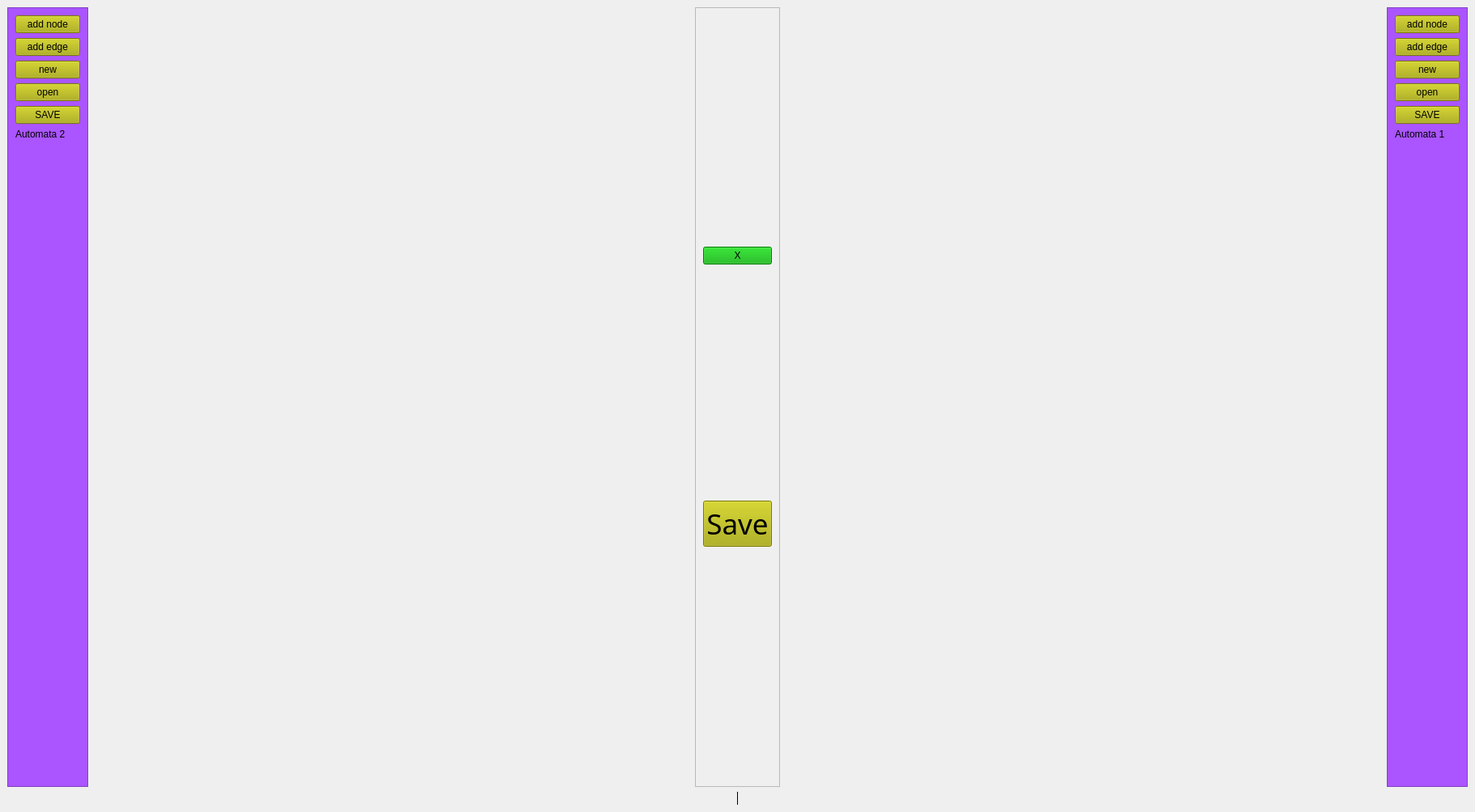
<?xml version="1.0" encoding="UTF-8"?>
<ui version="4.0">
 <class>MainWindow</class>
 <widget class="QMainWindow" name="MainWindow">
  <property name="geometry">
   <rect>
    <x>0</x>
    <y>0</y>
    <width>1823</width>
    <height>1004</height>
   </rect>
  </property>
  <property name="windowTitle">
   <string>MainWindow</string>
  </property>
  <widget class="QWidget" name="centralwidget">
   <layout class="QVBoxLayout" name="verticalLayout">
    <item>
     <layout class="QHBoxLayout" name="horizontalLayout">
      <item>
       <widget class="QFrame" name="frame_3">
        <property name="styleSheet">
         <string notr="true">background-color: rgb(170, 85, 255);</string>
        </property>
        <property name="frameShape">
         <enum>QFrame::StyledPanel</enum>
        </property>
        <property name="frameShadow">
         <enum>QFrame::Raised</enum>
        </property>
        <layout class="QVBoxLayout" name="verticalLayout_3">
         <item>
          <widget class="QPushButton" name="b_add_n2">
           <property name="styleSheet">
            <string notr="true">font: 87 8pt &quot;Arial Black&quot;;
background-color: rgb(170, 170, 0);
border-color: rgb(85, 255, 127);</string>
           </property>
           <property name="text">
            <string>add node</string>
           </property>
          </widget>
         </item>
         <item>
          <widget class="QPushButton" name="b_add_e2">
           <property name="styleSheet">
            <string notr="true">font: 87 8pt &quot;Arial Black&quot;;
background-color: rgb(170, 170, 0);
border-color: rgb(85, 255, 127);</string>
           </property>
           <property name="text">
            <string>add edge</string>
           </property>
          </widget>
         </item>
         <item>
          <widget class="QPushButton" name="b_new2">
           <property name="styleSheet">
            <string notr="true">font: 87 8pt &quot;Arial Black&quot;;
background-color: rgb(170, 170, 0);
border-color: rgb(85, 255, 127);</string>
           </property>
           <property name="text">
            <string>new</string>
           </property>
          </widget>
         </item>
         <item>
          <widget class="QPushButton" name="b_open2">
           <property name="styleSheet">
            <string notr="true">font: 87 8pt &quot;Arial Black&quot;;
background-color: rgb(170, 170, 0);
border-color: rgb(85, 255, 127);</string>
           </property>
           <property name="text">
            <string>open</string>
           </property>
          </widget>
         </item>
         <item>
          <widget class="QPushButton" name="save2">
           <property name="styleSheet">
            <string notr="true">font: 87 8pt &quot;Arial Black&quot;;
background-color: rgb(170, 170, 0);
border-color: rgb(85, 255, 127);
</string>
           </property>
           <property name="text">
            <string>SAVE</string>
           </property>
          </widget>
         </item>
         <item>
          <widget class="QLabel" name="label_6">
           <property name="styleSheet">
            <string notr="true">font: 87 12pt &quot;Arial Black&quot;;</string>
           </property>
           <property name="text">
            <string>Automata 2</string>
           </property>
          </widget>
         </item>
         <item>
          <widget class="QLabel" name="l2">
           <property name="cursor">
            <cursorShape>PointingHandCursor</cursorShape>
           </property>
           <property name="styleSheet">
            <string notr="true">
</string>
           </property>
           <property name="text">
            <string/>
           </property>
           <property name="pixmap">
            <pixmap>A2.png</pixmap>
           </property>
          </widget>
         </item>
         <item>
          <spacer name="verticalSpacer_3">
           <property name="orientation">
            <enum>Qt::Vertical</enum>
           </property>
           <property name="sizeHint" stdset="0">
            <size>
             <width>20</width>
             <height>34</height>
            </size>
           </property>
          </spacer>
         </item>
        </layout>
       </widget>
      </item>
      <item>
       <spacer name="horizontalSpacer">
        <property name="orientation">
         <enum>Qt::Horizontal</enum>
        </property>
        <property name="sizeHint" stdset="0">
         <size>
          <width>40</width>
          <height>20</height>
         </size>
        </property>
       </spacer>
      </item>
      <item>
       <widget class="QFrame" name="frame">
        <property name="frameShape">
         <enum>QFrame::StyledPanel</enum>
        </property>
        <property name="frameShadow">
         <enum>QFrame::Raised</enum>
        </property>
        <layout class="QVBoxLayout" name="verticalLayout_4">
         <item>
          <widget class="QPushButton" name="b_prodect">
           <property name="styleSheet">
            <string notr="true">font: 87 72pt &quot;Arial Black&quot;;
background-color: rgb(0, 170, 0);</string>
           </property>
           <property name="text">
            <string>X</string>
           </property>
          </widget>
         </item>
         <item>
          <widget class="QPushButton" name="save3">
           <property name="font">
            <font>
             <family>Arial Black</family>
             <pointsize>26</pointsize>
             <weight>10</weight>
             <italic>false</italic>
             <bold>false</bold>
             <kerning>false</kerning>
            </font>
           </property>
           <property name="cursor">
            <cursorShape>CrossCursor</cursorShape>
           </property>
           <property name="mouseTracking">
            <bool>true</bool>
           </property>
           <property name="styleSheet">
            <string notr="true">font: 87 8pt &quot;Arial Black&quot;;
font: 87 26pt &quot;Arial Black&quot;;
background-color: rgb(170, 170, 0);
border-color: rgb(85, 255, 127);</string>
           </property>
           <property name="text">
            <string>Save</string>
           </property>
          </widget>
         </item>
        </layout>
       </widget>
      </item>
      <item>
       <spacer name="horizontalSpacer_2">
        <property name="orientation">
         <enum>Qt::Horizontal</enum>
        </property>
        <property name="sizeHint" stdset="0">
         <size>
          <width>40</width>
          <height>20</height>
         </size>
        </property>
       </spacer>
      </item>
      <item>
       <widget class="QFrame" name="frame_2">
        <property name="styleSheet">
         <string notr="true">background-color: rgb(170, 85, 255);</string>
        </property>
        <property name="frameShape">
         <enum>QFrame::StyledPanel</enum>
        </property>
        <property name="frameShadow">
         <enum>QFrame::Raised</enum>
        </property>
        <layout class="QVBoxLayout" name="verticalLayout_2">
         <item>
          <widget class="QPushButton" name="b_add_n1">
           <property name="styleSheet">
            <string notr="true">font: 87 8pt &quot;Arial Black&quot;;
background-color: rgb(170, 170, 0);
border-color: rgb(85, 255, 127);</string>
           </property>
           <property name="text">
            <string>add node</string>
           </property>
          </widget>
         </item>
         <item>
          <widget class="QPushButton" name="b_add_e1">
           <property name="styleSheet">
            <string notr="true">font: 87 8pt &quot;Arial Black&quot;;
background-color: rgb(170, 170, 0);
border-color: rgb(85, 255, 127);</string>
           </property>
           <property name="text">
            <string>add edge</string>
           </property>
          </widget>
         </item>
         <item>
          <widget class="QPushButton" name="b_new1">
           <property name="styleSheet">
            <string notr="true">font: 87 8pt &quot;Arial Black&quot;;
background-color: rgb(170, 170, 0);
border-color: rgb(85, 255, 127);</string>
           </property>
           <property name="text">
            <string>new</string>
           </property>
          </widget>
         </item>
         <item>
          <widget class="QPushButton" name="b_open1">
           <property name="styleSheet">
            <string notr="true">font: 87 8pt &quot;Arial Black&quot;;
background-color: rgb(170, 170, 0);
border-color: rgb(85, 255, 127);</string>
           </property>
           <property name="text">
            <string>open</string>
           </property>
          </widget>
         </item>
         <item>
          <widget class="QPushButton" name="save1">
           <property name="styleSheet">
            <string notr="true">font: 87 8pt &quot;Arial Black&quot;;
background-color: rgb(170, 170, 0);
border-color: rgb(85, 255, 127);</string>
           </property>
           <property name="text">
            <string>SAVE</string>
           </property>
          </widget>
         </item>
         <item>
          <widget class="QLabel" name="label_4">
           <property name="maximumSize">
            <size>
             <width>400</width>
             <height>300</height>
            </size>
           </property>
           <property name="styleSheet">
            <string notr="true">font: 87 12pt &quot;Arial Black&quot;;</string>
           </property>
           <property name="text">
            <string>Automata 1</string>
           </property>
          </widget>
         </item>
         <item>
          <widget class="QLabel" name="l1">
           <property name="cursor">
            <cursorShape>PointingHandCursor</cursorShape>
           </property>
           <property name="styleSheet">
            <string notr="true"/>
           </property>
           <property name="text">
            <string/>
           </property>
           <property name="pixmap">
            <pixmap>A1.png</pixmap>
           </property>
          </widget>
         </item>
         <item>
          <spacer name="verticalSpacer_2">
           <property name="orientation">
            <enum>Qt::Vertical</enum>
           </property>
           <property name="sizeHint" stdset="0">
            <size>
             <width>20</width>
             <height>34</height>
            </size>
           </property>
          </spacer>
         </item>
        </layout>
       </widget>
      </item>
     </layout>
    </item>
    <item>
     <widget class="QLabel" name="l3">
      <property name="minimumSize">
       <size>
        <width>1650</width>
        <height>0</height>
       </size>
      </property>
      <property name="maximumSize">
       <size>
        <width>16777215</width>
        <height>400</height>
       </size>
      </property>
      <property name="cursor">
       <cursorShape>PointingHandCursor</cursorShape>
      </property>
      <property name="toolTip">
       <string/>
      </property>
      <property name="styleSheet">
       <string notr="true"/>
      </property>
      <property name="frameShape">
       <enum>QFrame::VLine</enum>
      </property>
      <property name="text">
       <string/>
      </property>
      <property name="pixmap">
       <pixmap>A3.png</pixmap>
      </property>
      <property name="alignment">
       <set>Qt::AlignCenter</set>
      </property>
      <property name="wordWrap">
       <bool>false</bool>
      </property>
     </widget>
    </item>
   </layout>
  </widget>
 </widget>
 <resources/>
 <connections/>
</ui>
